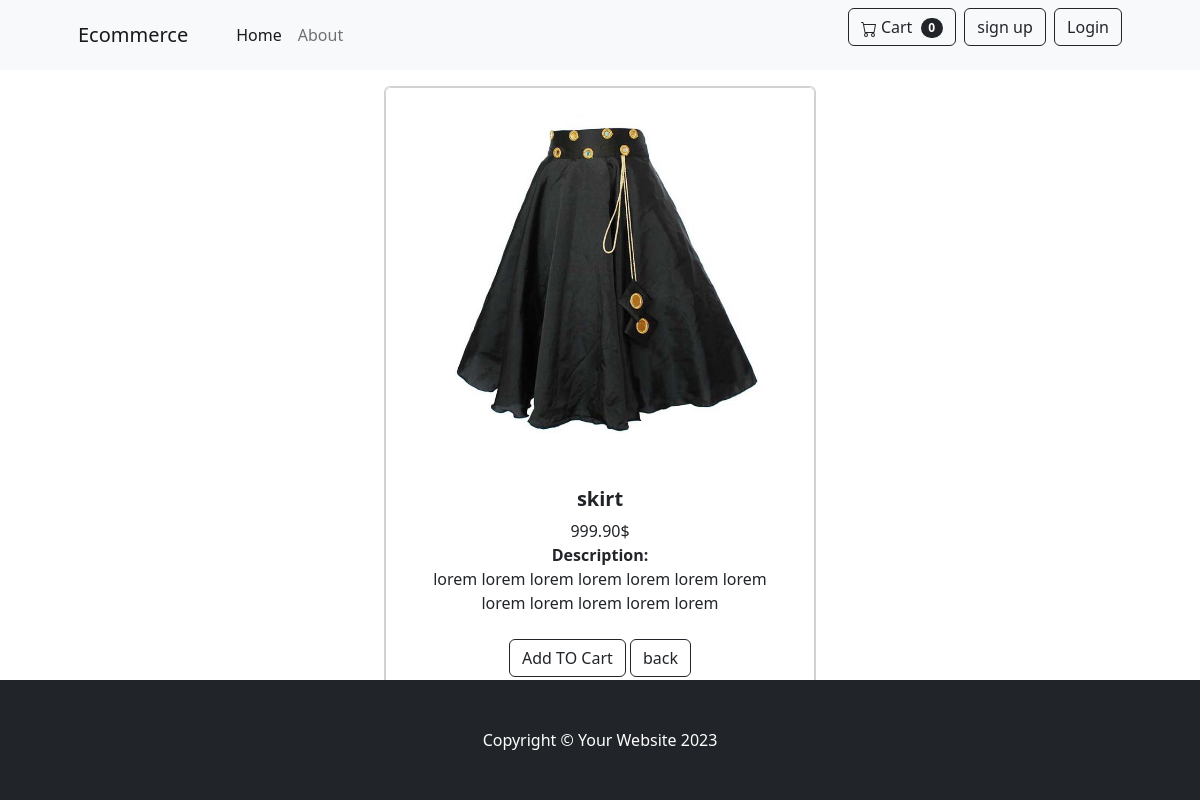
Screenshot of /review/3/ with the database file from the repository.
### store/models.py (models this page shows, shortened)
class Product(models.Model):
    name = models.CharField(max_length=50)
    price = models.DecimalField(default=0, decimal_places=2, max_digits=6)
    category = models.ForeignKey(Category, on_delete=models.CASCADE,related_name='product')
    description = models.TextField()
    image = models.ImageField(upload_to="products")
    is_sale = models.BooleanField(default=False)
    sale_price = models.DecimalField(default=0, decimal_places=2, max_digits=6)

### store/views.py (the view)
# urls.py: path('review/<int:pk>/', views.Get_item.as_view(),name='review'),
class Get_item(DetailView):
    model = Product
    template_name = "review.html"
    context_object_name = "item"

### templates/review.html
{% extends 'base.html' %}
{% block content %}
<div class="d-flex justify-content-center mt-3">
<div class="card" style="width: 27rem;">
    <div class="card h-100">
    <img src="{{item.image.url}}" class="card-img-top" alt="..."  />
    <div class="card-body p-4">
        <div class="text-center">
            <h5 class="fw-bolder">{{item.name}}</h5>
            {% if item.is_sale %}
            <div class="badge bg-dark text-white position-absolute" style="top: 0.5rem; right: 0.5rem">Sale</div>
            <span class="text-muted text-decoration-line-through">{{item.sale_price}}$</span>
            {{item.price}}$
           {% else %} {{item.price}}$ {% endif %} <br>
           <strong> Description: </strong><br>
           {{item.description}}
    </div>
    </div>
    <div class="card-footer p-4 pt-0 border-top-0 bg-transparent">
        <div class="text-center"><a class="btn btn-outline-dark mt-auto" href="#">Add TO Cart</a>
            <a class="btn btn-outline-dark mt-auto" href="{% url 'store:home' %}">back</a></div>
    </div>
</div>
</div>
</div>
{% endblock content %}

### rows the page displays
Product: image (picture), name "skirt", price "999.90", description "lorem lorem lorem lorem lorem lorem lorem lorem lorem lorem lorem lorem"
